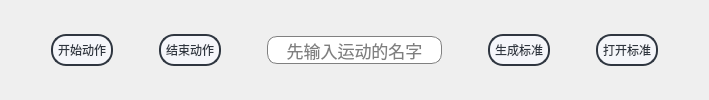
               <widget class="QWidget" name="widget_15" native="true">
                <property name="sizePolicy">
                 <sizepolicy hsizetype="Preferred" vsizetype="Fixed">
                  <horstretch>0</horstretch>
                  <verstretch>0</verstretch>
                 </sizepolicy>
                </property>
                <property name="styleSheet">
                 <string notr="true">QWidget#widget_15
{
	background-color: rgba(255, 255, 255,255);
	border-radius:20px;
}</string>
                </property>
                <layout class="QHBoxLayout" name="horizontalLayout_3">
                 <item>
                  <spacer name="horizontalSpacer_3">
                   <property name="orientation">
                    <enum>Qt::Horizontal</enum>
                   </property>
                   <property name="sizeHint" stdset="0">
                    <size>
                     <width>40</width>
                     <height>20</height>
                    </size>
                   </property>
                  </spacer>
                 </item>
                 <item>
                  <widget class="QPushButton" name="pushButton_startAction">
                   <property name="styleSheet">
                    <string notr="true">/**正常情况下样式**/
QPushButton{
	font: 13pt &quot;微软雅黑&quot;;
    color: #2f3640;
    background-color: #f5f6fa;
    border-color: #2f3640;
    border-radius: 15px;
    border-style: solid;
    border-width: 2px;
    padding: 5px;
}

/**鼠标停留在按钮上的样式**/
QPushButton::hover{	
    color: #FFFFFF;
    background-color: #718093;
    border-color: #2f3640;
}

/**鼠标按压下去的样式**/
QPushButton::pressed,QPushButton::checked{
    color: #FFFFFF;
    background-color: qlineargradient(spread:pad, x1:0, y1:0, x2:0, y2:1, stop:0 #273c75, stop:1 #487eb0);
}

/**按钮失能情况下样式**/
QPushButton::disabled{
    color: #FFFFFF;
    background-color: #dcdde1;
    border-color: #dcdde1;
}
</string>
                   </property>
                   <property name="text">
                    <string>开始动作</string>
                   </property>
                  </widget>
                 </item>
                 <item>
                  <spacer name="horizontalSpacer_7">
                   <property name="orientation">
                    <enum>Qt::Horizontal</enum>
                   </property>
                   <property name="sizeType">
                    <enum>QSizePolicy::Fixed</enum>
                   </property>
                   <property name="sizeHint" stdset="0">
                    <size>
                     <width>40</width>
                     <height>20</height>
                    </size>
                   </property>
                  </spacer>
                 </item>
                 <item>
                  <widget class="QPushButton" name="pushButton_stopAction">
                   <property name="styleSheet">
                    <string notr="true">/**正常情况下样式**/
QPushButton{
	font: 13pt &quot;微软雅黑&quot;;
    color: #2f3640;
    background-color: #f5f6fa;
    border-color: #2f3640;
    border-radius: 15px;
    border-style: solid;
    border-width: 2px;
    padding: 5px;
}

/**鼠标停留在按钮上的样式**/
QPushButton::hover{	
    color: #FFFFFF;
    background-color: #718093;
    border-color: #2f3640;
}

/**鼠标按压下去的样式**/
QPushButton::pressed,QPushButton::checked{
    color: #FFFFFF;
    background-color: qlineargradient(spread:pad, x1:0, y1:0, x2:0, y2:1, stop:0 #273c75, stop:1 #487eb0);
}

/**按钮失能情况下样式**/
QPushButton::disabled{
    color: #FFFFFF;
    background-color: #dcdde1;
    border-color: #dcdde1;
}
</string>
                   </property>
                   <property name="text">
                    <string>结束动作</string>
                   </property>
                  </widget>
                 </item>
                 <item>
                  <spacer name="horizontalSpacer_2">
                   <property name="orientation">
                    <enum>Qt::Horizontal</enum>
                   </property>
                   <property name="sizeType">
                    <enum>QSizePolicy::Fixed</enum>
                   </property>
                   <property name="sizeHint" stdset="0">
                    <size>
                     <width>40</width>
                     <height>20</height>
                    </size>
                   </property>
                  </spacer>
                 </item>
                 <item>
                  <widget class="QLineEdit" name="lineEdit_sportName">
                   <property name="font">
                    <font>
                     <family>微软雅黑</family>
                     <pointsize>13</pointsize>
                    </font>
                   </property>
                   <property name="styleSheet">
                    <string notr="true">QLineEdit
{
border: 1px solid gray;/*设置边框的粗细，以及颜色*/
border-radius: 10px;/*设置圆角的大小*/
padding: 0 8px;/*如果没有内容光标在开始往后移动0.8像素点*/
selection-background-color: darkgray;
   
}</string>
                   </property>
                   <property name="text">
                    <string/>
                   </property>
                   <property name="frame">
                    <bool>true</bool>
                   </property>
                   <property name="alignment">
                    <set>Qt::AlignCenter</set>
                   </property>
                   <property name="dragEnabled">
                    <bool>false</bool>
                   </property>
                   <property name="placeholderText">
                    <string>先输入运动的名字</string>
                   </property>
                   <property name="clearButtonEnabled">
                    <bool>true</bool>
                   </property>
                  </widget>
                 </item>
                 <item>
                  <spacer name="horizontalSpacer_6">
                   <property name="orientation">
                    <enum>Qt::Horizontal</enum>
                   </property>
                   <property name="sizeType">
                    <enum>QSizePolicy::Fixed</enum>
                   </property>
                   <property name="sizeHint" stdset="0">
                    <size>
                     <width>40</width>
                     <height>20</height>
                    </size>
                   </property>
                  </spacer>
                 </item>
                 <item>
                  <widget class="QPushButton" name="pushButton_cteateStandard">
                   <property name="styleSheet">
                    <string notr="true">/**正常情况下样式**/
QPushButton{
	font: 13pt &quot;微软雅黑&quot;;
    color: #2f3640;
    background-color: #f5f6fa;
    border-color: #2f3640;
    border-radius: 15px;
    border-style: solid;
    border-width: 2px;
    padding: 5px;
}

/**鼠标停留在按钮上的样式**/
QPushButton::hover{	
    color: #FFFFFF;
    background-color: #718093;
    border-color: #2f3640;
}

/**鼠标按压下去的样式**/
QPushButton::pressed,QPushButton::checked{
    color: #FFFFFF;
    background-color: qlineargradient(spread:pad, x1:0, y1:0, x2:0, y2:1, stop:0 #273c75, stop:1 #487eb0);
}

/**按钮失能情况下样式**/
QPushButton::disabled{
    color: #FFFFFF;
    background-color: #dcdde1;
    border-color: #dcdde1;
}
</string>
                   </property>
                   <property name="text">
                    <string>生成标准</string>
                   </property>
                  </widget>
                 </item>
                 <item>
                  <spacer name="horizontalSpacer_8">
                   <property name="orientation">
                    <enum>Qt::Horizontal</enum>
                   </property>
                   <property name="sizeType">
                    <enum>QSizePolicy::Fixed</enum>
                   </property>
                   <property name="sizeHint" stdset="0">
                    <size>
                     <width>40</width>
                     <height>20</height>
                    </size>
                   </property>
                  </spacer>
                 </item>
                 <item>
                  <widget class="QPushButton" name="pushButton_readStandard">
                   <property name="styleSheet">
                    <string notr="true">/**正常情况下样式**/
QPushButton{
	font: 13pt &quot;微软雅黑&quot;;
    color: #2f3640;
    background-color: #f5f6fa;
    border-color: #2f3640;
    border-radius: 15px;
    border-style: solid;
    border-width: 2px;
    padding: 5px;
}

/**鼠标停留在按钮上的样式**/
QPushButton::hover{	
    color: #FFFFFF;
    background-color: #718093;
    border-color: #2f3640;
}

/**鼠标按压下去的样式**/
QPushButton::pressed,QPushButton::checked{
    color: #FFFFFF;
    background-color: qlineargradient(spread:pad, x1:0, y1:0, x2:0, y2:1, stop:0 #273c75, stop:1 #487eb0);
}

/**按钮失能情况下样式**/
QPushButton::disabled{
    color: #FFFFFF;
    background-color: #dcdde1;
    border-color: #dcdde1;
}
</string>
                   </property>
                   <property name="text">
                    <string>打开标准</string>
                   </property>
                  </widget>
                 </item>
                 <item>
                  <spacer name="horizontalSpacer_4">
                   <property name="orientation">
                    <enum>Qt::Horizontal</enum>
                   </property>
                   <property name="sizeHint" stdset="0">
                    <size>
                     <width>40</width>
                     <height>20</height>
                    </size>
                   </property>
                  </spacer>
                 </item>
                </layout>
               </widget>
